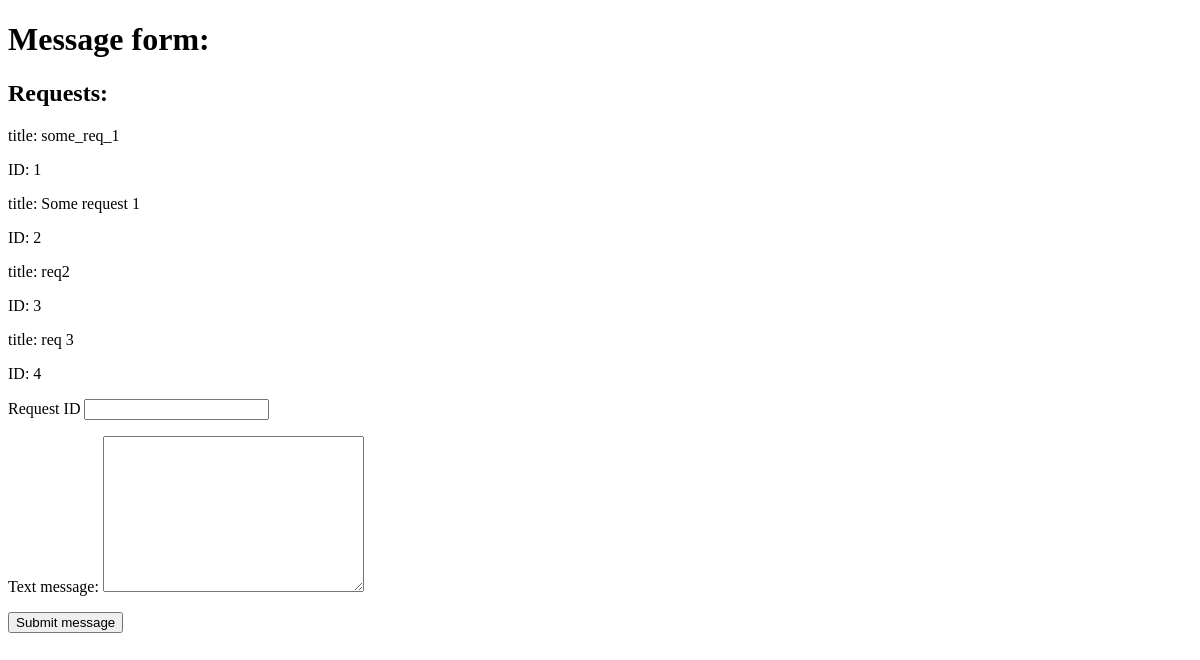
/send_message/, run on an earlier commit of the app's database.
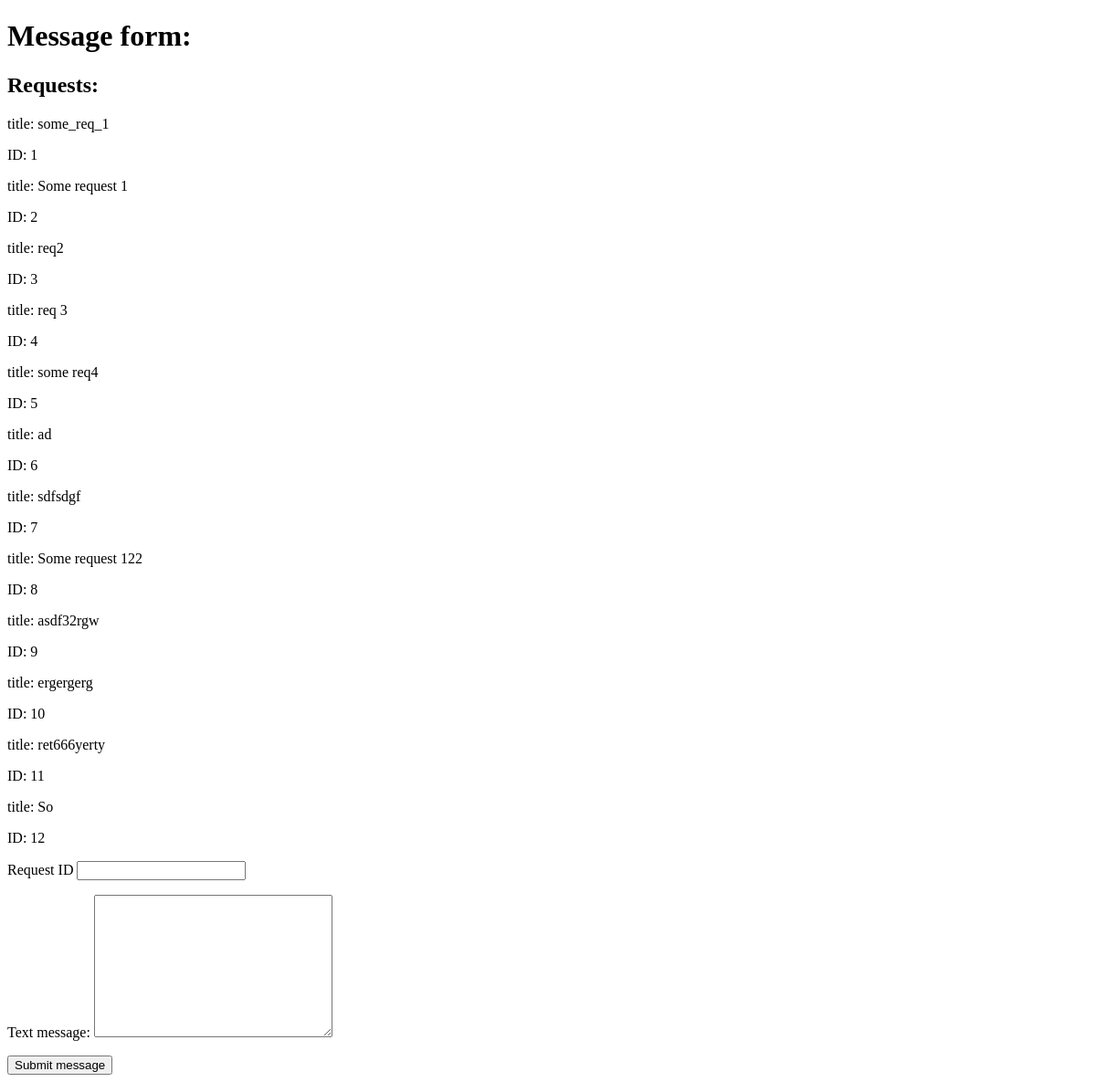
And on a later commit of the database.
### nekta_requests/models.py (models this page shows, shortened)
class Request(models.Model):
    title = models.CharField(max_length=100)
    description = models.TextField(null=False, blank=True)
    created_at = models.DateTimeField(auto_now_add=True)
    user = models.ForeignKey(User, on_delete=models.PROTECT)

### nekta_requests/views.py (the view)
# urls.py: path('send_message/', send_message, name='send_message'),
def send_message(request: HttpRequest) -> HttpResponse:
    request_id = request.POST.get('request-ID', '')
    context = {
        'requests': Request.objects.all(),
        'request_id': request_id
    }
    if request.method == 'POST':
        message = RequestMessage()
        message.text = request.POST.get('message', '')
        message.request_id = request_id
        message.save()
    return render(request, 'nekta_requests/send_message.html', context=context)

### nekta_requests/templates/nekta_requests/send_message.html (shortened to what this page needs)
{% extends 'nekta_requests/base.html' %}
{% block body %}
    <h1>Message form:</h1>
    <div>
    <h2>Requests:</h2>
        {% if requests %}
    <div>
        {% for request in requests %}
        <div>
            <p>title: {{ request.title }}</p>
            <p>ID: {{ request.pk }}</p>
        </div>
        {% endfor %}
    </div>
        {% else %}
            <h3>Not requests yet</h3>
        {% endif %}
    </div>
    <div>
        <form method="post">
            <p>
                <label for="request_id-id">Request ID</label>
                <input type="text" name="request-ID" id="request_id-id"  maxlength="100">
            </p>
            <p>
                <label for="message-id">Text message: </label>
                <textarea name="message" id="message-id" cols="30" rows="10"></textarea>
            </p>
            <button type="submit">
                Submit message
            </button>
        </form>
    </div>
{% endblock %}

What changed in the data, as far as the page shows it:
added Request: title "some req4", pk "5"
added Request: title "ad", pk "6"
added Request: title "sdfsdgf", pk "7"
added Request: title "Some request 122", pk "8"
added Request: title "asdf32rgw", pk "9"
added Request: title "ergergerg", pk "10"
added Request: title "ret666yerty", pk "11"
added Request: title "So", pk "12"
